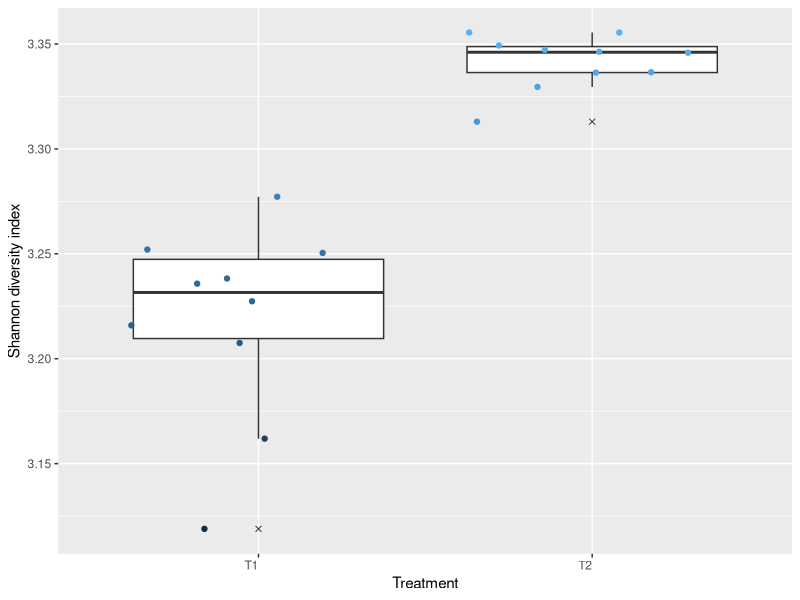
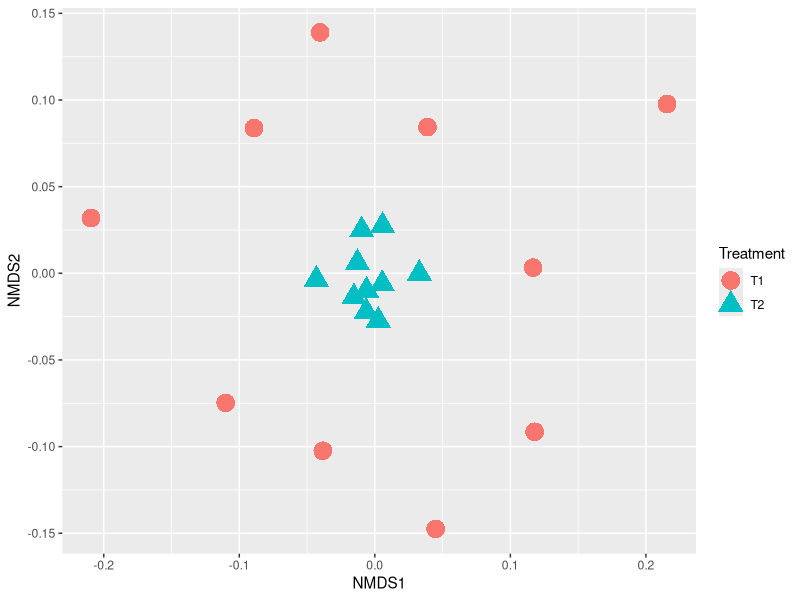

Here is the R script that generated these plots, in order:
## ---- chunk 1
library(vegan)
library(ggplot2)
## ---- chunk 2
set.seed(2)
community1 = matrix(sample(0:250,300,replace=T),nrow=10,dimnames=list(paste("community",1:10,sep=""),paste("sp",1:30,sep="")))
community2 = matrix(sample(50:200,300,replace=T),nrow=10,dimnames=list(paste("community",11:20,sep=""),paste("sp",1:30,sep="")))
community_matrix <- rbind(community1,community2)
## ---- chunk 3
m1 <- as.data.frame(list(paste("community",1:10,sep=""), paste("T1")))
colnames(m1) <- c("Communities", "Treatment")
m2 <- as.data.frame(list(paste("community",11:20,sep=""), paste("T2")))
colnames(m2) <- c("Communities", "Treatment")
metadata <- rbind(m1,m2)
## ---- chunk 4
raremax <- min(rowSums(community_matrix))
rarefied_data <- rrarefy(community_matrix, raremax)
shannon <- vegan::diversity(rarefied_data, index = "shannon")
diversity_tbl <- cbind(metadata, shannon)
diversity_tbl
## ---- chunk 5
plot <- ggplot(diversity_tbl, aes(x=Treatment, y=shannon)) +
  geom_boxplot(outlier.shape=4) +
  theme(axis.text.x = element_text(hjust = 1)) +
  labs(y="Shannon diversity index") +
  geom_jitter(aes(color=shannon)) +
  theme(legend.position = "none")
plot
## ---- chunk 6
t_test <- t.test(shannon ~ Treatment, diversity_tbl)
t_test
## ---- chunk 7
ordination <- metaMDS(community_matrix, "bray")
ef <- envfit(ordination, community_matrix, nperm = 999)
ef.adj <- ef 
pvals.adj <- p.adjust(ef$vectors$pvals, method = "fdr") 
ef.adj$vectors$pvals <- pvals.adj 
ef.adj

site <- as.data.frame(scores(ordination, display = "sites")) 
site <- cbind(site,Treatment=metadata$Treatment)

nmds <- ggplot(site, aes(x = NMDS1, y = NMDS2)) + 
  geom_point(aes(NMDS1, NMDS2, color = factor(site$Treatment), 
                 shape = factor(site$Treatment)), size = 6) + 
  labs(colour = "Treatment", shape = "Treatment") 
nmds
## ---- chunk 8
clr <- decostand(community_matrix, method = "rclr")
dist <- vegdist(clr, method = "euclidean")
permanova = adonis2(dist ~ Treatment, data = site, permuations = 999)
permanova
